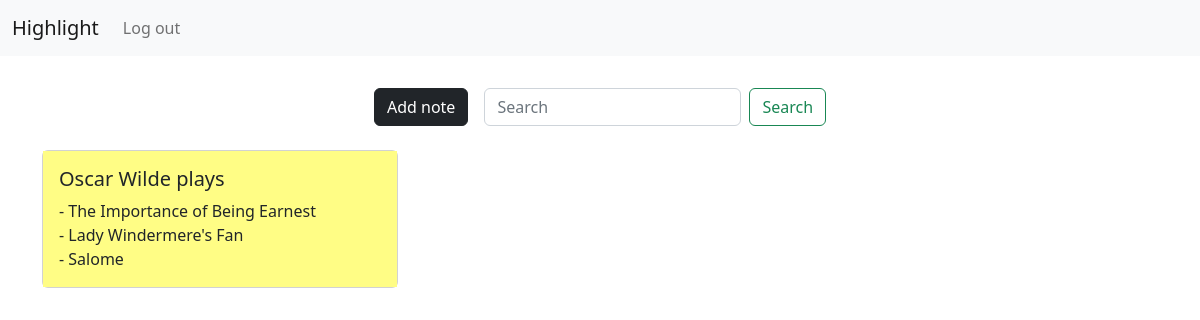
/highlight/ (signed in), run on an earlier commit of the app's database.
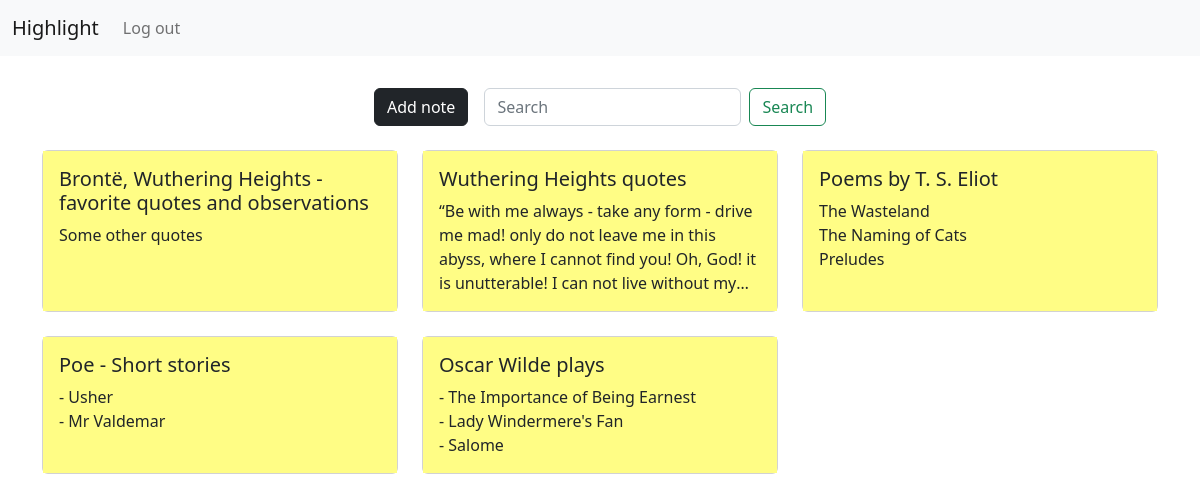
And on a later commit of the database.
### highlight/models.py (models this page shows, shortened)
class Note(models.Model):
    user_id = models.ForeignKey(settings.AUTH_USER_MODEL, on_delete=models.CASCADE, related_name="notes")
    title = models.CharField(max_length=64)
    author = models.CharField(max_length=128, null=True, blank=True)
    book_title = models.CharField(max_length=128, null=True, blank=True)
    publisher = models.CharField(max_length=64, null=True, blank=True)
    year = models.IntegerField(null=True, blank=True)
    content = models.TextField(max_length=8500)
    timestamp = models.DateTimeField(auto_now_add=True)

### highlight/views.py (the view)
# urls.py: path("", views.index, name="index"),
def index(request):
    if not request.user.is_authenticated:
        return HttpResponseRedirect(reverse("login"))
    form = NoteForm
    user = request.user
    notes = user.notes.all().order_by("-timestamp")
    return render(request, "highlight/index.html", {
        "form": form,
        "notes": notes
    })

### highlight/templates/highlight/index.html (shortened to what this page needs)
{% extends "highlight/layout.html" %}
{% load crispy_forms_tags %}
{% block body %}
    <div>
        <div class="d-flex flex-row mb-3 justify-content-center">
            <div class="p-2">
                <button type="button" class="btn btn-dark" data-bs-toggle="modal" data-bs-target="#noteModal">Add note</button>
            </div>
            <div class="p-2">
                <form action="{% url 'search' %}" class="d-flex" role="search">
                    <input class="form-control me-2" type="search" placeholder="Search" aria-label="Search">
                    <button class="btn btn-outline-success" type="submit">Search</button>
                </form>
            </div>
        </div>
        <div class="container">
            <div class="row row-cols-1 row-cols-md-3 g-4">
                {% for note in notes %}
                <div class="col">
                    <div class="card h-100" id="card" data-id="{{note.id}}" style="cursor: pointer;">
                        <div class="card-body">
                            <h5 class="card-title">{{note.title}}</h5>
                            <p class="card-text">{{note.content|linebreaksbr}}</p>
                        </div>
                    </div>
                </div>
                {% endfor %}
            </div>
        </div>
    </div>
{% endblock %}

What changed in the data, as far as the page shows it:
added Note: title "Brontë, Wuthering Heights - favorite quotes and observations", content "Some other quotes"
added Note: title "Wuthering Heights quotes", content "“Be with me always - take any form - drive me mad! only do not leave me in this abyss, where I cannot find you! Oh, God! it is unutterable! I can not live without…"
added Note: title "Poems by T. S. Eliot", content "The Wasteland The Naming of Cats Preludes"
added Note: title "Poe - Short stories", content "- Usher - Mr Valdemar"
